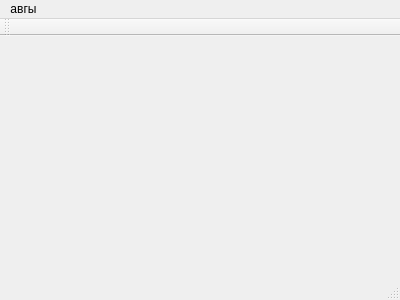
<?xml version="1.0" encoding="UTF-8"?>
<ui version="4.0">
 <class>MainWindow</class>
 <widget class="QMainWindow" name="MainWindow">
  <property name="geometry">
   <rect>
    <x>0</x>
    <y>0</y>
    <width>400</width>
    <height>300</height>
   </rect>
  </property>
  <property name="windowTitle">
   <string>MainWindow</string>
  </property>
  <widget class="QWidget" name="centralWidget"/>
  <widget class="QMenuBar" name="menuBar">
   <property name="geometry">
    <rect>
     <x>0</x>
     <y>0</y>
     <width>400</width>
     <height>26</height>
    </rect>
   </property>
   <widget class="QMenu" name="menu">
    <property name="title">
     <string>авгы</string>
    </property>
    <addaction name="separator"/>
   </widget>
   <addaction name="menu"/>
  </widget>
  <widget class="QToolBar" name="mainToolBar">
   <attribute name="toolBarArea">
    <enum>TopToolBarArea</enum>
   </attribute>
   <attribute name="toolBarBreak">
    <bool>false</bool>
   </attribute>
  </widget>
  <widget class="QStatusBar" name="statusBar"/>
 </widget>
 <layoutdefault spacing="6" margin="11"/>
 <resources/>
 <connections/>
</ui>
